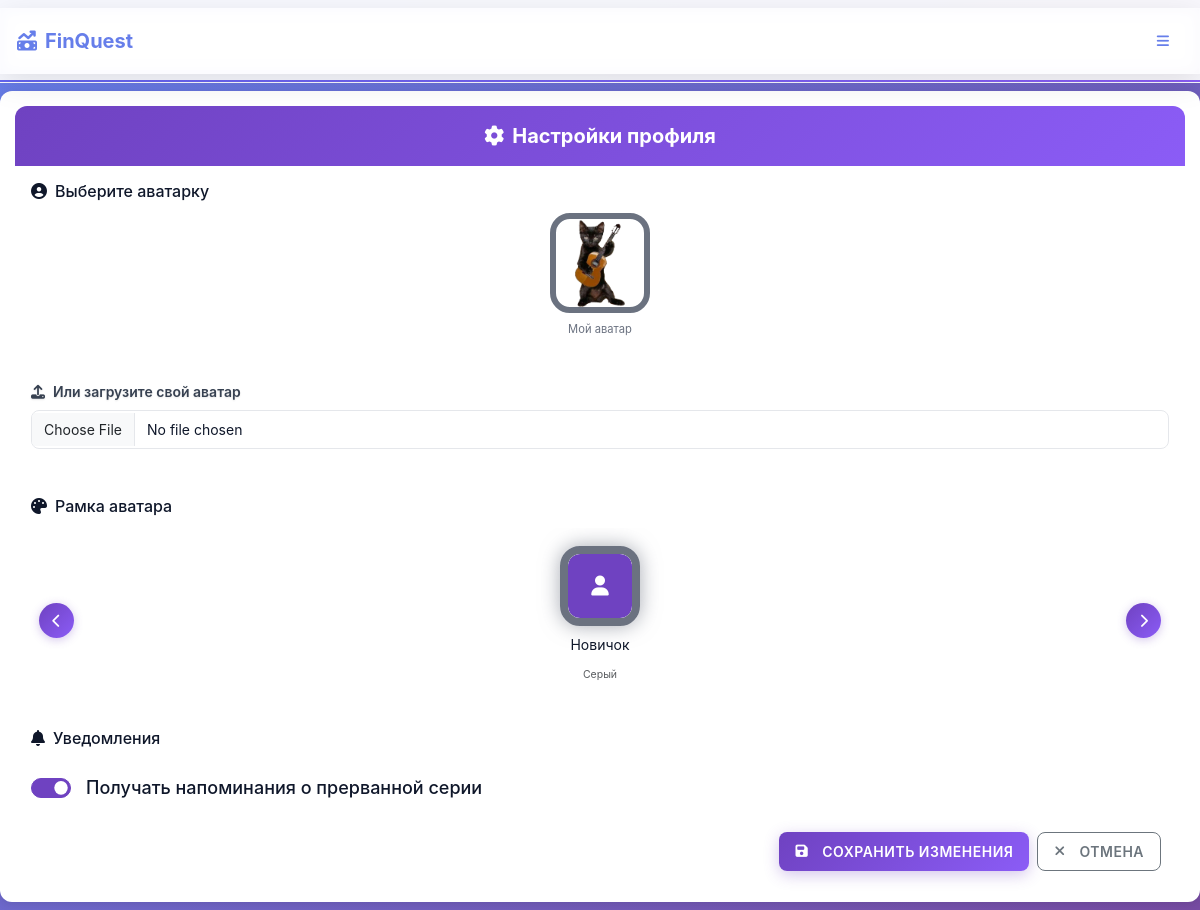
The app's page /accounts/settings/ (signed in) with its own data.
### accounts/models.py (models this page shows, shortened)
class User(AbstractUser):
    avatar = models.ImageField(upload_to='avatars/', null=True, blank=True)
    default_avatar = models.CharField(max_length=20, null=True, blank=True, choices=[
        ('default1', 'Мечтатель'),
        ('default2', 'Новатор'),
        ('default3', 'Аналитик'),
        ('default4', 'Победитель'),
    ])
    avatar_border = models.CharField(max_length=20, default='novice', choices=[
        ('novice', 'Новичок'),
        ('beginner', 'Ученик'),
        ('intermediate', 'Защитник'),
        ('advanced', 'Эксперт'),
        ('expert', 'Мастер'),
        ('master', 'Гуру'),
        ('legend', 'Легенда'),
    ])
    points = models.IntegerField(default=0)
    coins = models.IntegerField(default=0)
    level_number = models.IntegerField(default=1)
    notifications_enabled = models.BooleanField(default=True, verbose_name="Получать напоминания")
    groups = models.ManyToManyField(
        'auth.Group',
        related_name='custom_user_set',  # ← уникальное имя
        blank=True,
        help_text='The groups this user belongs to.',
        verbose_name='groups',
    )
    user_permissions = models.ManyToManyField(
        'auth.Permission',
        related_name='custom_user_set',  # ← уникальное имя
        blank=True,
        help_text='Specific permissions for this user.',
        verbose_name='user permissions',
    )
    def get_avatar_border_class(self):
        return f"avatar-border-{self.avatar_border}"
    def get_available_borders(self):
        available = []
        if self.points >= 0:
            available.append(('novice', 'Новичок', 'Серый'))
        if self.points >= 50:
            available.append(('beginner', 'Ученик', 'Зеленый'))
        if self.points >= 150:
            available.append(('intermediate', 'Защитник', 'Синий'))
        if self.points >= 300:
            available.append(('advanced', 'Эксперт', 'Фиолетовый'))
        if self.points >= 500:
            available.append(('expert', 'Мастер', 'Оранжевый'))
        if self.points >= 1000:
            available.append(('master', 'Гуру', 'Красный'))
        if self.points >= 2000:
            available.append(('legend', 'Легенда', 'Золотой'))
        return available
    def get_avatar_display(self):
        if self.avatar:
            return self.avatar.url
        elif self.default_avatar:
            return f"/static/avatars/default/{self.default_avatar}.svg"
        else:
            return None

### accounts/views.py (the view, shortened to what this page needs)
# urls.py: path('settings/', views.settings_view, name='settings'),
@login_required
def settings_view(request):
    return render(request, 'accounts/settings.html')

### game/context_processors.py (called while the page is built)
def notifications_context(request):
    if request.user.is_authenticated:
        return {
            'unread_notifications_count': Notification.objects.filter(
                user=request.user,
                is_read=False
            ).count()
        }
    return {'unread_notifications_count': 0}

def mobile_view_context(request):
    return {
        'mobile_view': request.session.get('mobile_view', False)
    }

def achievements_context(request):
    if request.user.is_authenticated:
        user_achievements = UserAchievement.objects.filter(
            user=request.user
        ).select_related('achievement').order_by('-earned_at')[:10]
        achievements_list = []
        for ua in user_achievements:
            achievements_list.append({
                'achievement': ua.achievement,
                'earned_at': ua.earned_at
            })
        return {
            'mobile_achievements': achievements_list,
            'mobile_achievements_count': UserAchievement.objects.filter(user=request.user).count()
        }
    return {
        'mobile_achievements': [],
        'mobile_achievements_count': 0
    }

### templates/accounts/settings.html (shortened to what this page needs)
{% extends 'base.html' %}
{% load static %}
{% block content %}
    <div class="card gaming-card">
        <div class="card-header text-center">
          <h3 class="mb-0">
            <i class="fa-solid fa-cog me-2"></i>Настройки профиля
          </h3>
</div>
        <div class="card-body">
<form method="post" enctype="multipart/form-data">
            <div class="mb-5">
              <h5 class="mb-3">
                <i class="fa-solid fa-user-circle me-2"></i>Выберите аватарку
              </h5>
              <div class="text-center mb-4">
                <div class="avatar-carousel-on-avatar" onmouseenter="showCarouselControls()" onmouseleave="hideCarouselControls()">
                <div class="current-avatar-container">
                    <div class="avatar-carousel-track" id="avatarCarouselTrack">
                      {% if user.avatar %}
                      <div class="avatar-carousel-slide">
                        <div class="avatar-option" data-avatar="uploaded" data-avatar-url="{{ user.avatar.url }}">
                          <img src="{{ user.avatar.url }}" class="current-avatar {{ user.get_avatar_border_class }}" alt="Мой аватар">
                          <p class="text-center mt-2 small avatar-name">Мой аватар</p>
                        </div>
                    </div>
                  {% endif %}
                    </div>
                  </div>
                </div>
              </div>
              <div class="mb-3">
                <label class="form-label">
                  <i class="fa-solid fa-upload me-2"></i>Или загрузите свой аватар
                </label>
                <input type="file" name="avatar" class="form-control" accept="image/*" id="avatar-upload">
  </div>
            </div>
            <div class="mb-4">
              <h5 class="mb-3">
                <i class="fa-solid fa-palette me-2"></i>Рамка аватара
              </h5>
              <div class="border-carousel-container">
                <div class="border-carousel-wrapper">
                  <button class="border-carousel-btn border-carousel-prev" type="button" onclick="moveBorderCarousel(-1)">
                    <i class="fa-solid fa-chevron-left"></i>
                  </button>
                  <div class="border-carousel">
                    <div class="border-carousel-track" id="borderCarouselTrack">
                {% for border_id, border_name, border_color in user.get_available_borders %}
                      <div class="border-carousel-slide">
                        <div class="border-option {% if user.avatar_border == border_id %}active{% endif %}" data-border="{{ border_id }}">
                          <div class="border-preview avatar-border-{{ border_id }}" style="width: 100px; height: 100px; margin: 0 auto;">
                            <div style="width: 100%; height: 100%; background: #6f42c1; border-radius: 12px; display: flex; align-items: center; justify-content: center; color: white; font-size: 20px;">
                          <i class="fa-solid fa-user"></i>
                        </div>
                      </div>
                          <p class="text-center mt-2 small border-name">{{ border_name }}</p>
                          <p class="text-center text-muted" style="font-size: 0.75em;">{{ border_color }}</p>
                    </div>
                  </div>
                {% endfor %}
                    </div>
                  </div>
                  <button class="border-carousel-btn border-carousel-next" type="button" onclick="moveBorderCarousel(1)">
                    <i class="fa-solid fa-chevron-right"></i>
                  </button>
                </div>
              </div>
            </div>
            <div class="mb-4">
              <h5 class="mb-3">
                <i class="fa-solid fa-bell me-2"></i>Уведомления
              </h5>
              <div class="form-check form-switch" style="font-size: 18px; padding: 15px 0;">
                <div class="d-flex align-items-center flex-wrap" style="gap: 15px;">
                  <input type="checkbox" class="form-check-input" id="notifications" name="notifications" {% if user.notifications_enabled %}checked{% endif %} style="width: 2.5rem !important; height: 1.2rem !important; flex-shrink: 0; margin: 0 !important;">
                  <label class="form-check-label" for="notifications" style="font-size: 18px !important; font-weight: 500 !important; margin: 0 !important; line-height: 1.4; flex: 1; min-width: 0;">
                    Получать напоминания о прерванной серии
                  </label>
                </div>
              </div>
            </div>
            <div class="d-grid gap-2 d-md-flex justify-content-md-end">
              <button type="submit" class="btn btn-primary">
                <i class="fa-solid fa-save me-2"></i>Сохранить изменения
              </button>
              <a href="{% url 'profile' %}" class="btn btn-outline-secondary me-md-2">
                <i class="fa-solid fa-times me-2"></i>Отмена
              </a>
            </div>
          </form>
    </div>
  </div>
</div>
{% endblock %}

### static/css/finquest.css (style rules this page uses)
:root { --game-primary: #4f46e5; --game-secondary: #db2777; --game-accent: #d97706; --game-success: #059669; --game-danger: #dc2626; --game-dark: #111827; --game-surface: #f8fafc; --game-text: #0f172a; }
body { font-family: 'Inter', system-ui, -apple-system, Segoe UI, Roboto, sans-serif; color: var(--game-text); background: linear-gradient(135deg, #0f0f23 0%, #1a1a3e 25%, #2d1b69 50%, #1a1a3e 75%, #0f0f23 100%); min-height: 100vh; background-attachment: fixed; position: relative; overflow-x: hidden; }
body::before { content: ''; position: fixed; top: 0; left: 0; width: 100%; height: 100%; background: radial-gradient(circle at 20% 80%, rgba(120, 119, 198, 0.3) 0%, transparent 50%), radial-gradient(circle at 80% 20%, rgba(255, 119, 198, 0.3) 0%, transparent 50%), radial-gradient(circle at 40% 40%, rgba(120, 219, 255, 0.2) 0%, transparent 50%); animation: backgroundShift 20s ease-in-out infinite; z-index: -1; }
.card { border: none; background: linear-gradient(135deg, rgba(255,255,255,0.98) 0%, rgba(255,255,255,0.92) 100%); backdrop-filter: blur(20px); border-radius: 16px; box-shadow: 0 8px 32px rgba(0,0,0,0.2), 0 0 40px rgba(120, 119, 198, 0.15), inset 0 1px 0 rgba(255,255,255,0.2); border: 1px solid rgba(255,255,255,0.4); transition: all 0.3s ease; position: relative; overflow: hidden; color: var(--game-text); }
.card::before { content: ''; position: absolute; top: 0; left: -100%; width: 100%; height: 100%; background: linear-gradient(90deg, transparent, rgba(255,255,255,0.4), transparent); transition: left 0.6s ease; z-index: 1; }
.btn { border-radius: 12px; font-weight: 700; padding: 12px 24px; transition: all 0.3s ease; text-transform: uppercase; letter-spacing: 0.5px; font-size: 0.875rem; position: relative; overflow: hidden; }
.btn::before { content: ''; position: absolute; top: 0; left: -100%; width: 100%; height: 100%; background: linear-gradient(90deg, transparent, rgba(255,255,255,0.3), transparent); transition: left 0.5s ease; }
.btn-primary { background: linear-gradient(45deg, #6366f1, #8b5cf6, #ec4899); background-size: 200% 200%; animation: gradientShift 3s ease infinite; }
.form-control { border-radius: 12px; border: 2px solid rgba(255,255,255,0.5); background: rgba(255,255,255,0.95); backdrop-filter: blur(5px); transition: all 0.2s ease; color: var(--game-text); }
.form-label { font-weight: 600; color: var(--game-dark); margin-bottom: 8px; text-shadow: 0 1px 2px rgba(0,0,0,0.1); }
.btn-outline-secondary { color: #6c757d; background: rgba(255,255,255,0.8); backdrop-filter: blur(5px); font-weight: 600; }
.avatar-border-novice { border: 8px solid #6b7280 !important; box-shadow: 0 0 20px rgba(107, 114, 128, 0.6); border-radius: 20px !important; position: relative !important; overflow: hidden !important; }
.avatar-border-novice::before, .avatar-border-novice::after { display: none; }

### templates/base.html (style rules this page uses)
body { padding-bottom: 0; }

### records on screen
User: avatar (picture), points 0 (drawn), notifications_enabled "☑"

### other values on screen
{{ border_name }} "Новичок"
{{ border_color }} "Серый"
